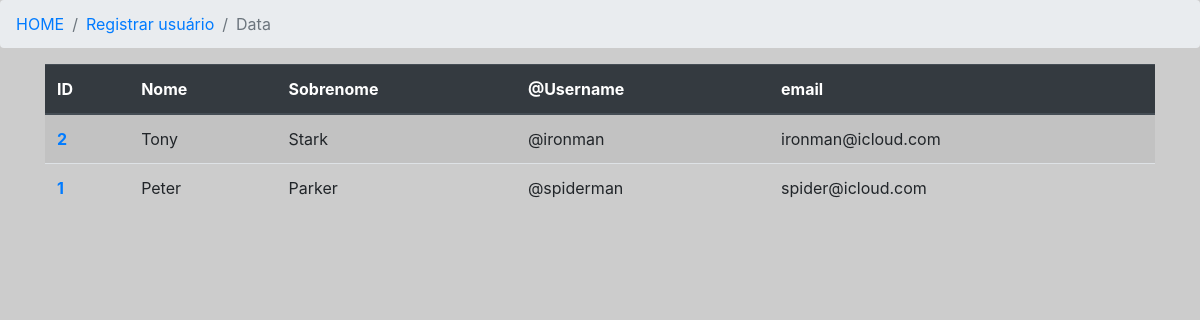
The app's page /listar/ with its own data.
### project/models.py (models this page shows, shortened)
class User(db.Model):
    __tablename__ = 'user'
    id = db.Column(db.Integer, primary_key=True, autoincrement=True)
    first_name = db.Column(db.String(20), nullable=False)
    last_name = db.Column(db.String(20), nullable=False)
    username = db.Column(db.String(35), unique=True, nullable=False)
    email = db.Column(db.String(45), unique=True, nullable=False)
    created_at = db.Column(
        db.DateTime, default=datetime.now, server_default=db.func.now())

### project/urls.py (the view)
    @app.route('/listar/', methods=['GET'], endpoint='listar')
    def list_user_view():
        users = User.query.order_by(text('-id'))
        return render_template('listar-usuarios.html', users=users)

### project/templates/listar-usuarios.html (shortened to what this page needs)
<!DOCTYPE html>
<html lang="pt-br">
<head>
    <link rel="stylesheet" href="https://cdn.jsdelivr.net/npm/bootstrap@4.6.2/dist/css/bootstrap.min.css">
    <link rel="stylesheet" href="{{url_for('static', filename='css/style.css')}}">
</head>
<body>
    <div class="row-sm">
        <nav aria-label="breadcrumb">
            <ol class="breadcrumb">
                <li class="breadcrumb-item"><a href="{{ url_for('index') }}">HOME</a></li>
                <li class="breadcrumb-item"><a href="{{ url_for('registrar') }}">Registrar usuário</a></li>
                <li class="breadcrumb-item active" aria-current="page">Data</li>
            </ol>
        </nav>
    </div>
<div class="container-sm">
    <div class="container-sm">
        <div class="row">
            <table class="table table-striped">
                <thead class="thead-dark">
                <tr>
                    <th scope="col">ID</th>
                    <th scope="col">Nome</th>
                    <th scope="col">Sobrenome</th>
                    <th scope="col">@Username</th>
                    <th scope="col">email</th>
                </tr>
                </thead>
                <tbody>
                    {% for user in users %}
                <tr>
                    <th scope="row"><a href="{{ url_for('user_id', id=user.id) }}">{{ user.id }}</a></th>
                    <td>{{ user.first_name }}</td>
                    <td>{{ user.last_name }}</td>
                    <td>@{{ user.username }}</td>
                    <td>{{ user.email }}</td>
                </tr>
                {% endfor %}
                </tbody>
            </table>
        </div>
    </div>
</div>
</body>
</html>

### project/static/css/style.css (style rules this page uses)
body { background-color: #CCC; }

### records on screen
User: id "2", first_name "Tony", last_name "Stark", username "ironman", email "ironman@icloud.com"
User: id "1", first_name "Peter", last_name "Parker", username "spiderman", email "spider@icloud.com"
